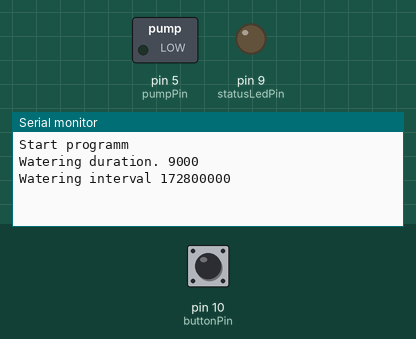
Bench run of a program on a simulated Arduino Nano, built with avr-gcc and run on an emulated ATmega328P. On the bench: switched loads named in the program (green lamp = pin HIGH), output pins drawn as LEDs (lit = HIGH), the last lines printed to the serial monitor. The inputs (shaded band) are chosen by the test bench; at power-on: pin 10 (buttonPin) LOW.

Above: at 1.2 s.
1.3 s: pin 10 (buttonPin) pulled HIGH for 0.15 s
At 2.5 s:
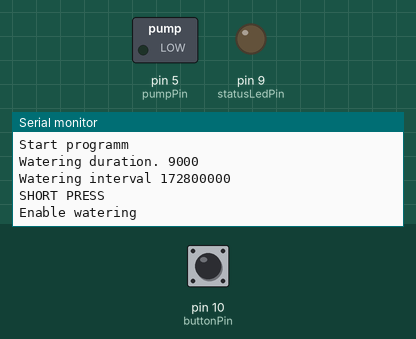
2.9 s: pin 10 (buttonPin) pulled HIGH for 1 s
At 3.4 s:
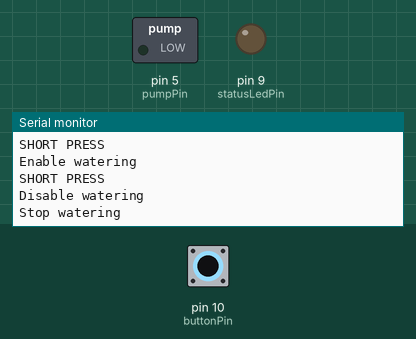

Measured:
- after the input at 1.3 s, the serial monitor: prints a new line at once (image 1)
- after the input at 2.9 s, the serial monitor: prints a new line at once (image 2)

The program:

main.cpp
```cpp
#include <Arduino.h>

#define MAIN_PERIOD 1
#define BUTTON_PERIOD 20

#define pumpPin 5
#define buttonPin 10
#define statusLedPin 9

#define BUTTON_PRESSED_LONG_DURATION_MILLIS 1000 * 3
#define BUTTON_PRESSED_SHORT_DURATION_MILLIS 100
#define BUTTON_PRESSED_DELAY 1000

#define LED_BLINK_PERIOD 1000 * 30
#define LED_BLINK_DURATION 1000

#define WATERING_DURATION_MILLIS 1000 * 9

unsigned long wateringIntervalMillis = 2 * 86400000;

// TIMERS
uint32_t mainTimer = 0;
uint32_t buttonCheckTimer = 0;
uint32_t wateringIntervalTimer = 0;
uint32_t wateringDurationTimer = 0;
uint32_t buttonPressedLongTimer = 0;
uint32_t buttonDelayTimer = 0;
uint32_t ledBLinkTimer = 0;
uint32_t ledBLinkDurationTimer = 0;

// FLAGS
bool isWateringLogicOn = false;
bool isWateringInProgress = false;
bool isButtonPressedLongStartCounter = false;
bool isLedEnabled = false;

// METHODS
void enableWatering();
void disableWatering();
void startWatering();
void stopWatering();
void onButtonLongPress();
void onButtonShortPress();

void setup()
{
  Serial.begin(9600);
  Serial.println("Start programm");
  Serial.print("Watering duration. ");
  Serial.println(WATERING_DURATION_MILLIS);
  Serial.print("Watering interval ");
  Serial.println(wateringIntervalMillis);
  pinMode(pumpPin, OUTPUT);
  pinMode(statusLedPin, OUTPUT);
  pinMode(buttonPin, INPUT);
}

void loop()
{
  long currentMillis = millis();
  if (currentMillis - mainTimer >= MAIN_PERIOD)
  {
    if ((currentMillis - buttonCheckTimer) >= BUTTON_PERIOD)
    {
      bool isButtonPressed = digitalRead(buttonPin) == 0;
      if (isButtonPressed && isButtonPressedLongStartCounter == false && currentMillis - buttonDelayTimer >= BUTTON_PRESSED_DELAY)
      {
        isButtonPressedLongStartCounter = true;
        buttonPressedLongTimer = currentMillis;
      }
      if (isButtonPressed == false && isButtonPressedLongStartCounter)
      {
        buttonDelayTimer = currentMillis;
        uint32_t buttonWasPressed = currentMillis - buttonPressedLongTimer;
        if (buttonWasPressed >= BUTTON_PRESSED_LONG_DURATION_MILLIS)
        {
          onButtonLongPress();
        }
        else
        {
          onButtonShortPress();
        }
        isButtonPressedLongStartCounter = false;
      }
      buttonCheckTimer = currentMillis;
    }

    if (isWateringLogicOn && isWateringInProgress == false && currentMillis - wateringIntervalTimer >= wateringIntervalMillis)
    {
      startWatering();
    }
    if (isWateringInProgress && currentMillis - wateringDurationTimer >= WATERING_DURATION_MILLIS)
    {
      stopWatering();
    }

    if (isWateringLogicOn && currentMillis - ledBLinkTimer >= LED_BLINK_PERIOD)
    {
      digitalWrite(statusLedPin, HIGH);
      ledBLinkDurationTimer = currentMillis;
      isLedEnabled = true;
      ledBLinkTimer = currentMillis;
    }
    if (isLedEnabled && currentMillis - ledBLinkDurationTimer >= LED_BLINK_DURATION)
    {
      isLedEnabled = false;
      digitalWrite(statusLedPin, LOW);
    }
    mainTimer = currentMillis;
  }
}

void onButtonShortPress()
{
  Serial.println("SHORT PRESS");
  if (isWateringLogicOn == false)
  {
    enableWatering();
  }
  else
  {
    disableWatering();
  }
}
void enableWatering()
{
  Serial.println("Enable watering");
  wateringIntervalTimer = millis();
  isWateringLogicOn = true;
}

void disableWatering()
{
  Serial.println("Disable watering");
  isWateringLogicOn = false;
  stopWatering();
}

void onButtonLongPress()
{
  Serial.println("LONG PRESS");
  startWatering();
}

void startWatering()
{
  Serial.println("Start watering");
  digitalWrite(pumpPin, HIGH);
  wateringDurationTimer = millis();
  isWateringInProgress = true;
}

void stopWatering()
{
  Serial.println("Stop watering");
  digitalWrite(pumpPin, LOW);
  wateringIntervalTimer = millis();
  isWateringInProgress = false;
}
```
